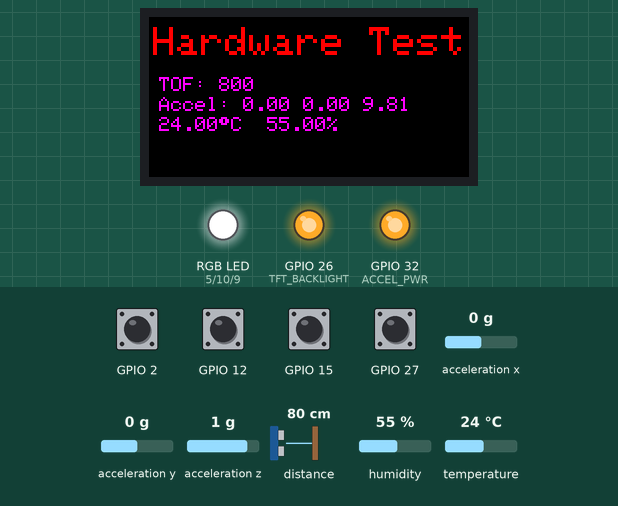
Simulated run of this sketch. Board: ESP32. Shown: 160×80 colour display, an RGB LED mixed from three pins (HIGH = lit), output pins drawn as LEDs (lit = HIGH). Inputs (shaded band) come from the test bench; at power-on: GPIO 2, GPIO 12, GPIO 15, GPIO 27 HIGH, acceleration x 0 g, acceleration y 0 g, acceleration z 1 g, distance to the obstacle 80 cm, humidity 55 %, temperature 24 °C. What the sketch prints to the serial monitor is not drawn.

Above: at 5.2 s.
5.3 s: GPIO 2 pulled LOW for 0.15 s
At 5.49 s:
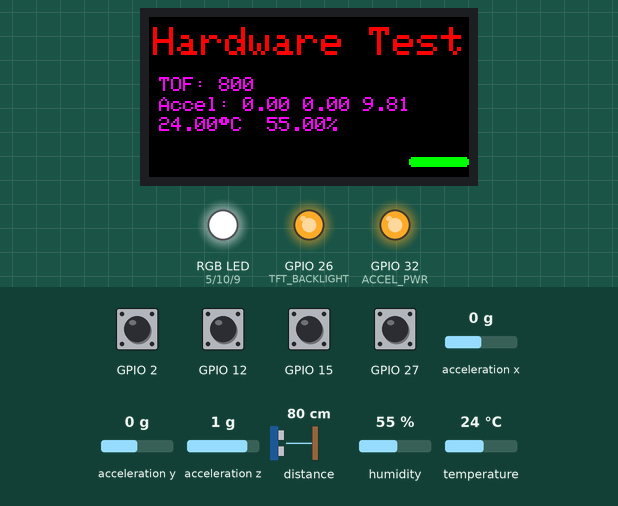
8.4 s: acceleration x set to -1.4 g
At 9.5 s:
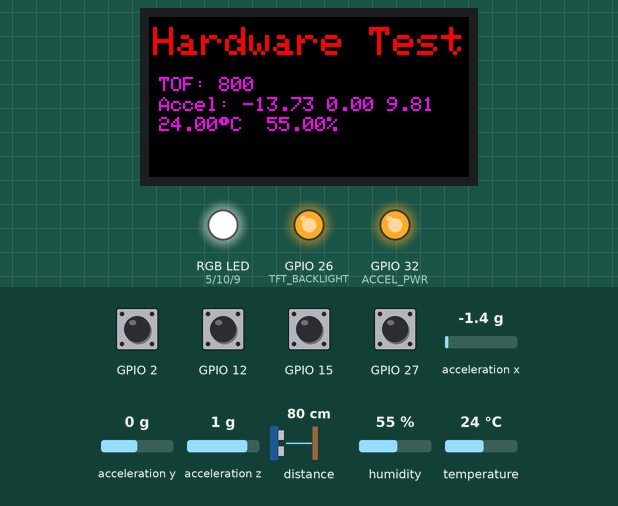
11.4 s: GPIO 12 pulled LOW for 0.15 s
At 11.58 s:
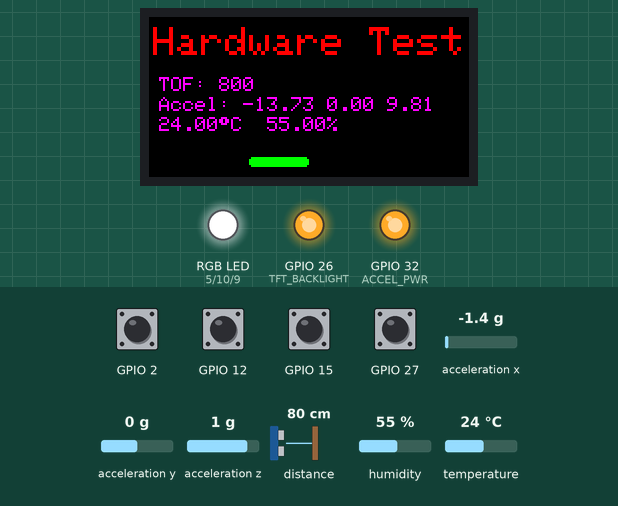
13.2 s: GPIO 15 pulled LOW for 0.15 s
At 13.45 s:
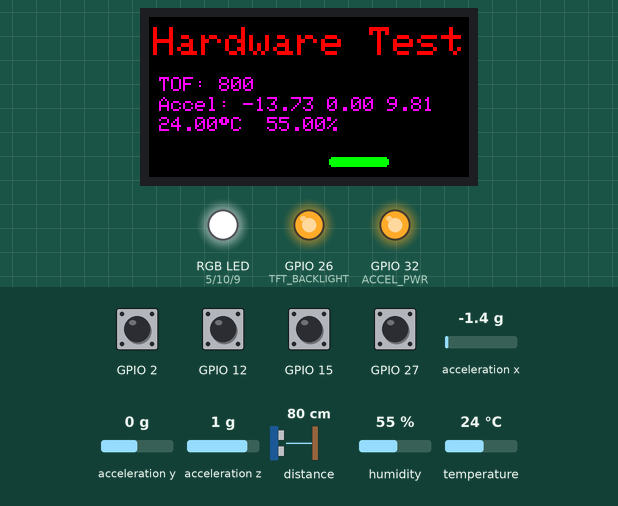
15.1 s: GPIO 27 pulled LOW for 0.15 s
At 15.31 s:
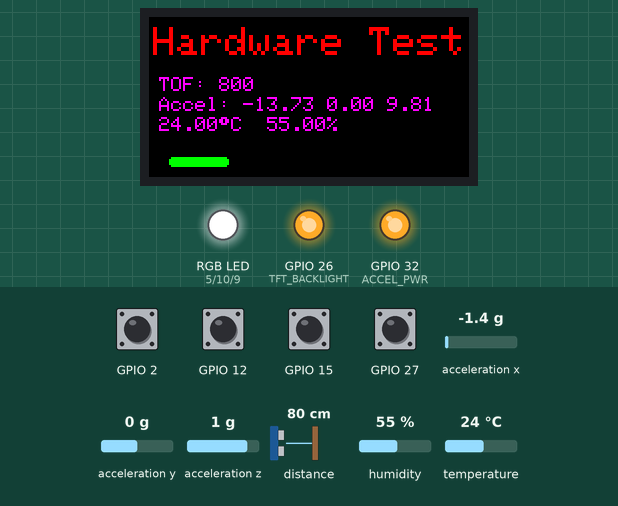
16.9 s: acceleration y set to -1.4 g
At 18.4 s:
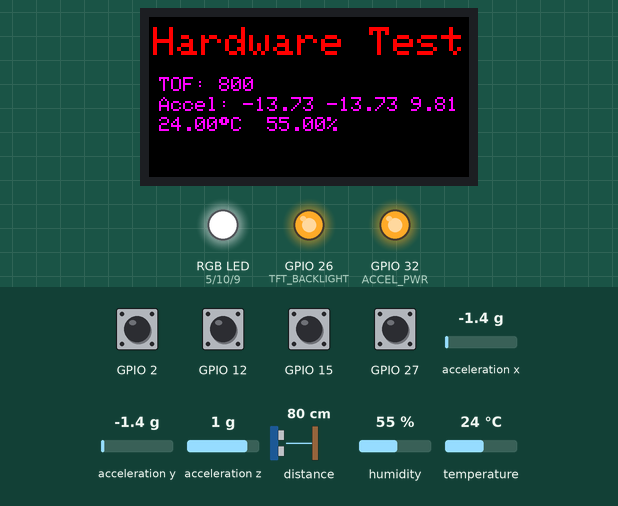
Timing chart, 0 to 19.5 s (numbered marks = the images above; inputs shaded):
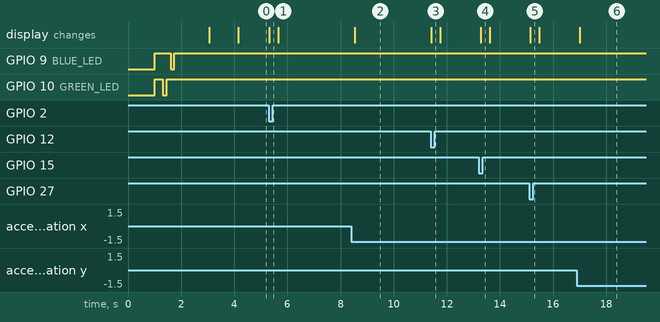

The sketch:

Hardware_Test.ino
```cpp
//Tools/Board: ESP32 Dev Board
//Search Sketch/Include Library/Manage Libraries:
//Install Adafruit_GFX
//Install Adafruit_ST7735
//Install Adafruit_Sensor
//Install Adafruit_VL53L0X
//Install ClosedCube_HDC1080
//Install Adafruit_LIS3DH


/**************************************************************************
To get rid of the static on the bottom right of the lcd
in Adafruit_ST7735_and_ST7789_Library modify the Adafruit_ST7735.cpp file
under void Adafruit_ST7735::initR(uint8_t options) to
 displayInit(Rcmd2green160x80);
    _colstart = 24;  //originally 24 ,26 works better
    _rowstart = 2;   //originally 0 ,4 works well

To get the Accel to work possibly modify Adafruit_LIS3DH.h and set the i2c address to 0x19

// Touch Pads on the bottom
// Touch Pad1 = GPIO27, T7
// Touch Pad2 = GPIO12, T5
// Touch Pad3 = GPIO15, T3
// Touch Pad4 = GPIO2,  T2
 **************************************************************************/

#include <Adafruit_GFX.h>    // Core graphics library
#include <Adafruit_ST7735.h> // Hardware-specific library for ST7735
#include <Adafruit_Sensor.h>
#include "Adafruit_VL53L0X.h"
#include "ClosedCube_HDC1080.h"
#include <Adafruit_LIS3DH.h>
#include <SPI.h>
#include <Wire.h>

#define BLUE_LED 9
#define RED_LED 5
#define GREEN_LED 10

#define TFT_CS         4
#define TFT_RST        22
#define TFT_DC         21
#define ACCEL_PWR      32
#define TFT_BACKLIGHT  26

int threshold = 100;
bool touch1detected = false;
bool touch2detected = false;
bool touch3detected = false;
bool touch4detected = false;


Adafruit_ST7735 tft = Adafruit_ST7735(TFT_CS, TFT_DC, TFT_RST);
Adafruit_VL53L0X lox = Adafruit_VL53L0X();
Adafruit_LIS3DH lis = Adafruit_LIS3DH();
ClosedCube_HDC1080 hdc1080;

void setup(void)
{
  Serial.begin(115200);
  delay(1000);
  Serial.print(F("Hardware Test"));

  pinMode(RED_LED, OUTPUT);
  pinMode(GREEN_LED, OUTPUT);
  pinMode(BLUE_LED, OUTPUT);
  pinMode(TFT_BACKLIGHT, OUTPUT);

  digitalWrite(RED_LED, HIGH);   //Keep off
  digitalWrite(GREEN_LED, HIGH); //Keep off
  digitalWrite(BLUE_LED, HIGH);  //Keep off

  digitalWrite(TFT_BACKLIGHT, HIGH);

  blinkRGB();

  Wire.begin(13,14);
  delay(1000);

  //Temp/Humidity related
  hdc1080.begin(0x40);

  //Accel related
  pinMode(ACCEL_PWR, OUTPUT);
  digitalWrite(ACCEL_PWR, HIGH);
  lis.setRange(LIS3DH_RANGE_4_G);

  if (! lis.begin(0x19))
  {   // change this to 0x19 for alternative i2c address
   Serial.println("Couldnt start");
   while (1);
  }


  Serial.println("Adafruit VL53L0X test");
  if (!lox.begin())
  {
    Serial.println(F("Failed to boot VL53L0X"));
    while(1);
  }
  // power
  Serial.println(F("VL53L0X API Simple Ranging example\n\n"));

  tft.initR(INITR_MINI160x80);  // Init ST7735S mini display
  tft.invertDisplay(1);  //Fixes black & white reversed
  tft.setRotation(3);

  Serial.println(F("Initialized"));

  tft.setTextWrap(false);
  tft.fillScreen(ST77XX_BLACK);
  tft.setCursor(2, 5);  //over,down
  tft.setTextColor(ST77XX_RED);  //Actually Blue
  tft.setTextSize(2);
  tft.print("Hardware Test");
  delay(1000);

  touchAttachInterrupt(T7, gotTouch1, threshold);
  touchAttachInterrupt(T5, gotTouch2, threshold);
  touchAttachInterrupt(T3, gotTouch3, threshold);
  touchAttachInterrupt(T2, gotTouch4, threshold);


  // large block of text
  //tft.fillScreen(ST77XX_BLACK);
  //testdrawtext("Hardware Test", ST77XX_WHITE);
  //delay(1000);

 // tft.drawImageDemo();
 // delay(1000);

}

void loop()
{
  digitalWrite(TFT_BACKLIGHT, HIGH);  //High keeps backlight on
  //digitalWrite(BLUE_LED, LOW);  //Green Nope, Blue Nope
  //delay(1000);

  //tft.drawRoundRect(10, 70, 30, 5, 30,ST77XX_GREEN);
  //tft.drawRoundRect(50, 70, 30, 5, 30,ST77XX_GREEN);
  //tft.drawRoundRect(90, 70, 30, 5, 30,ST77XX_GREEN);
  //tft.drawRoundRect(130, 70, 30, 5, 30,ST77XX_GREEN);

  //tft.setTextWrap(false);
  //tft.fillScreen(ST77XX_BLACK);
  //tft.setCursor(5, 5);  //over,down
  //tft.setTextColor(ST77XX_RED);  //Actually Blue
  //tft.setTextSize(2);
  //tft.print("Hardware Test");


  digitalWrite(ACCEL_PWR, HIGH);
  lis.read();
  sensors_event_t event;
  lis.getEvent(&event);

  VL53L0X_RangingMeasurementData_t measure;
  //Serial.print("Reading a measurement... ");
  lox.rangingTest(&measure, false); // pass in 'true' to get debug data printout!

  //if (measure.RangeStatus != 4)
  //{  // phase failures have incorrect data
   // Serial.print("Distance (mm): "); Serial.println(measure.RangeMilliMeter);
  //} else
  //{
   // Serial.println(" out of range ");
  //}

  tft.setTextWrap(false);

  delay(5);
  tft.fillRect(0, 25, 180, 70, ST77XX_BLACK);  //Much faster refresh, change color to see refreshed area

  tft.setCursor(5, 30);  //over,down
  tft.setTextColor(ST77XX_MAGENTA);
  tft.setTextSize(1);
  tft.print("TOF: ");
  tft.print(measure.RangeMilliMeter);

  tft.setCursor(5, 40);
  tft.setTextColor(ST77XX_MAGENTA);
  tft.print("Accel: ");
  tft.print(event.acceleration.x);
  tft.print(" ");
  tft.print(event.acceleration.y);
  tft.print(" ");
  tft.print(event.acceleration.z);

  tft.setCursor(5, 50);
  tft.setTextColor(ST77XX_MAGENTA);
  tft.print(hdc1080.readTemperature());
  tft.print((char)247);
  tft.print("C  ");
  tft.print(hdc1080.readHumidity());
  tft.print("%  ");

  //delay(10);
  //tft.fillRect(0, 25, 180, 70, ST77XX_BLACK);  //Much faster refresh, change color to see refreshed area

   while (touch1detected)
  {
    Serial.println("Touch 1 detected");
    tft.fillRoundRect(10, 70, 30, 5, 30,ST77XX_GREEN);  //drawRoundRect(x0, y0, w, h, radius, color)
    delay(150);
    touch1detected = false;
    //tft.fillRoundRect(10, 70, 30, 5, 30,ST77XX_BLACK);
  }
  while (touch2detected)
  {
    Serial.println("Touch 2 detected");
    tft.fillRoundRect(50, 70, 30, 5, 30,ST77XX_GREEN);
    delay(150);
    touch2detected = false;
    //tft.fillRoundRect(50, 70, 30, 5, 30,ST77XX_BLACK);
  }
  while (touch3detected)
  {
    Serial.println("Touch 3 detected");
    tft.fillRoundRect(90, 70, 30, 5, 30,ST77XX_GREEN);  //drawRoundRect(x0, y0, w, h, radius, color)
    delay(150);
    touch3detected = false;
    //tft.fillRoundRect(90, 70, 30, 5, 30,ST77XX_BLACK);
  }
  while (touch4detected)
  {
    Serial.println("Touch 4 detected");
    tft.fillRoundRect(130, 70, 30, 5, 30,ST77XX_GREEN);  //drawRoundRect(x0, y0, w, h, radius, color)
    delay(150);
    touch4detected = false;
    //tft.fillRoundRect(130, 70, 30, 5, 30,ST77XX_BLACK);
  }


}


void gotTouch1()
{
  touch1detected = true;
}

void gotTouch2()
{
  touch2detected = true;
}

void gotTouch3()
{
  touch3detected = true;
}

void gotTouch4()
{
  touch4detected = true;
}

void blinkRGB(void)
{
  digitalWrite(RED_LED, LOW);   //led on
  delay(150);
  digitalWrite(RED_LED, HIGH);   //led off
  delay(150);
  digitalWrite(GREEN_LED, LOW);
  delay(150);
  digitalWrite(GREEN_LED, HIGH);
  delay(150);
  digitalWrite(BLUE_LED, LOW);
  delay(150);
  digitalWrite(BLUE_LED, HIGH);
  delay(150);
}
```

Measured:
- after the input at 5.3 s, the display: changes at once (image 1)
- after the input at 8.4 s, the display: changes after 0.14 s (image 2)
- after the input at 11.4 s, the display: changes at once (image 3)
- after the input at 13.2 s, the display: changes after 0.09 s (image 4)
- after the input at 15.1 s, the display: changes after 0.05 s (image 5)
- after the input at 16.9 s, the display: changes after 0.11 s (image 6)
